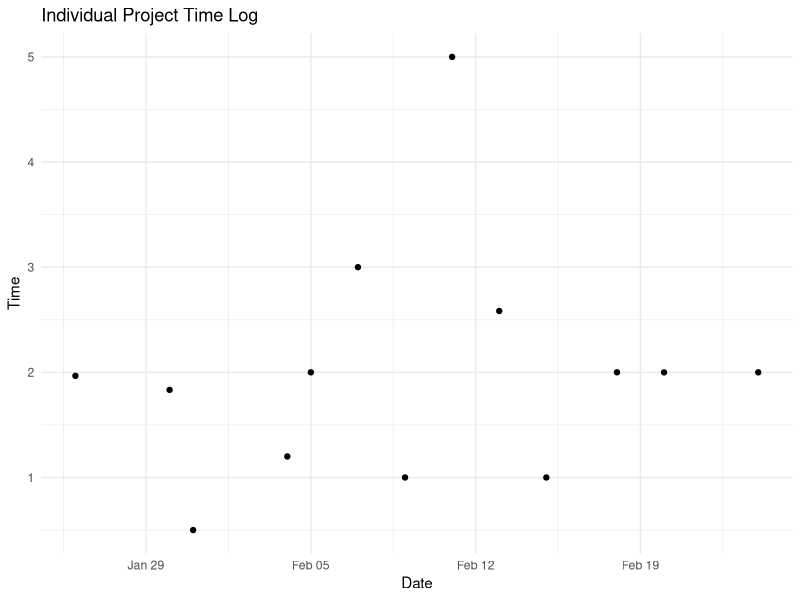
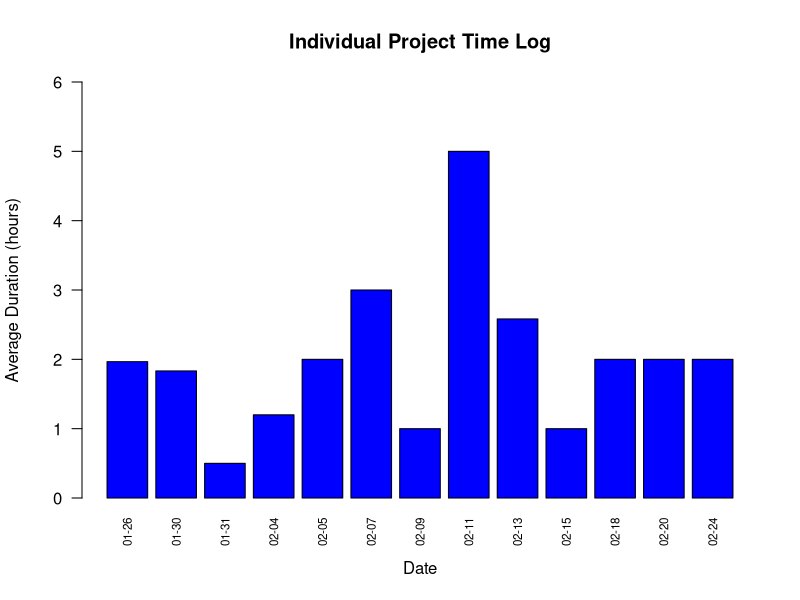
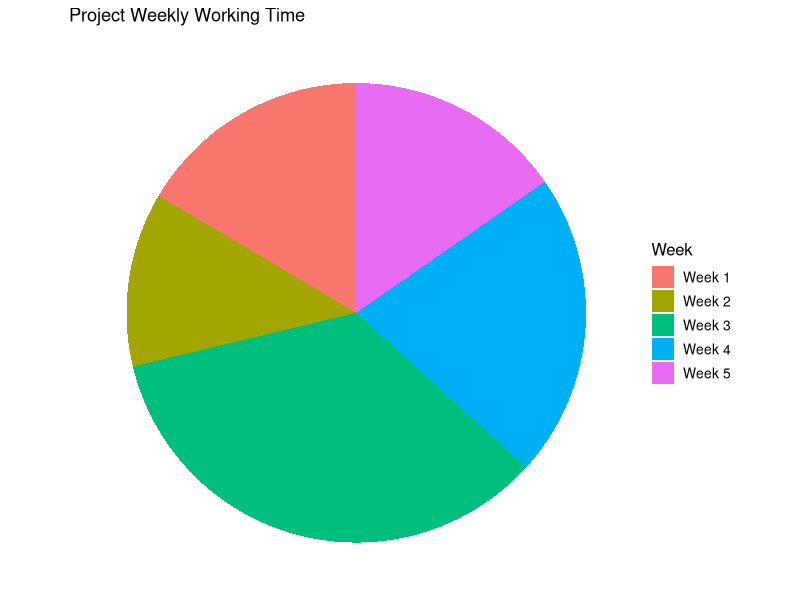

The R source for these figures, in order:
# Load necessary libraries
library(dplyr)
library(lubridate)
library(ggplot2)

# Load the data
data <- read.csv("time_logs.csv")

# Split the 'TIME' column into 'Start' and 'End', assuming 'TIME' format is "2024-01-26 8:30PM - 10:28PM"
data <- data %>%
  mutate(StartTime = gsub(" - .*", "", TIME),
         EndTime = gsub(".*- ", "", TIME),
         Date = as.Date(StartTime, format="%m-%d-%Y"))

# Convert 'StartTime' and 'EndTime' to POSIXct, assuming they are in the same day
data <- data %>%
  mutate(StartTime = mdy_hm(paste(StartTime)),
         EndTime = mdy_hm(paste(substr(data$Start, 1, 11), EndTime)))

# Calculate the duration in hours or minutes
data <- data %>%
  mutate(Duration = as.numeric(difftime(EndTime, StartTime, units="hours")))  # Or use 'mins' for minutes

# View the modified data
head(data)
# Plotting the start times
ggplot(data, aes(x=Date, y=Duration)) +  # Replace 'Value' with the actual value column name
  geom_point() +  # Or geom_line() if you want to connect the points
  labs(title="Individual Project Time Log", x="Date", y="Time") +
  theme_minimal()
# Assuming 'data' is your DataFrame and it has been loaded previously
# Aggregate data to calculate average duration per week
aggregate_data <- aggregate(Duration ~ Date, data, mean, na.rm = TRUE)
# Create a bar plot
aggregate_data$FormattedDate <- format(aggregate_data$Date, "%m-%d")
y_max <- 6  # Adds 10% padding to the max value for better display
barplot(aggregate_data$Duration,
        names.arg = aggregate_data$FormattedDate,
        col = "blue",
        main = "Individual Project Time Log",
        xlab = "Date",
        ylab = "Average Duration (hours)",
        ylim = c(0, y_max),  # Adjust y-axis limits
        las = 2,  # Makes the axis labels perpendicular to the axis
        cex.names = 0.7)  # Adjusts the size of the week labels

weekly_duration <- aggregate(Duration ~ WEEK, data, sum)
weekly_duration$WeekLabel <- paste("Week", weekly_duration$WEEK)
ggplot(weekly_duration, aes(x="", y=Duration, fill=WeekLabel)) +
  geom_bar(width = 1, stat = "identity") +
  coord_polar("y", start=0) + 
  labs(title="Project Weekly Working Time", x="", y="", fill="Week") +
  theme_void() +
  theme(legend.title = element_text(size=12), legend.text = element_text(size=10))
